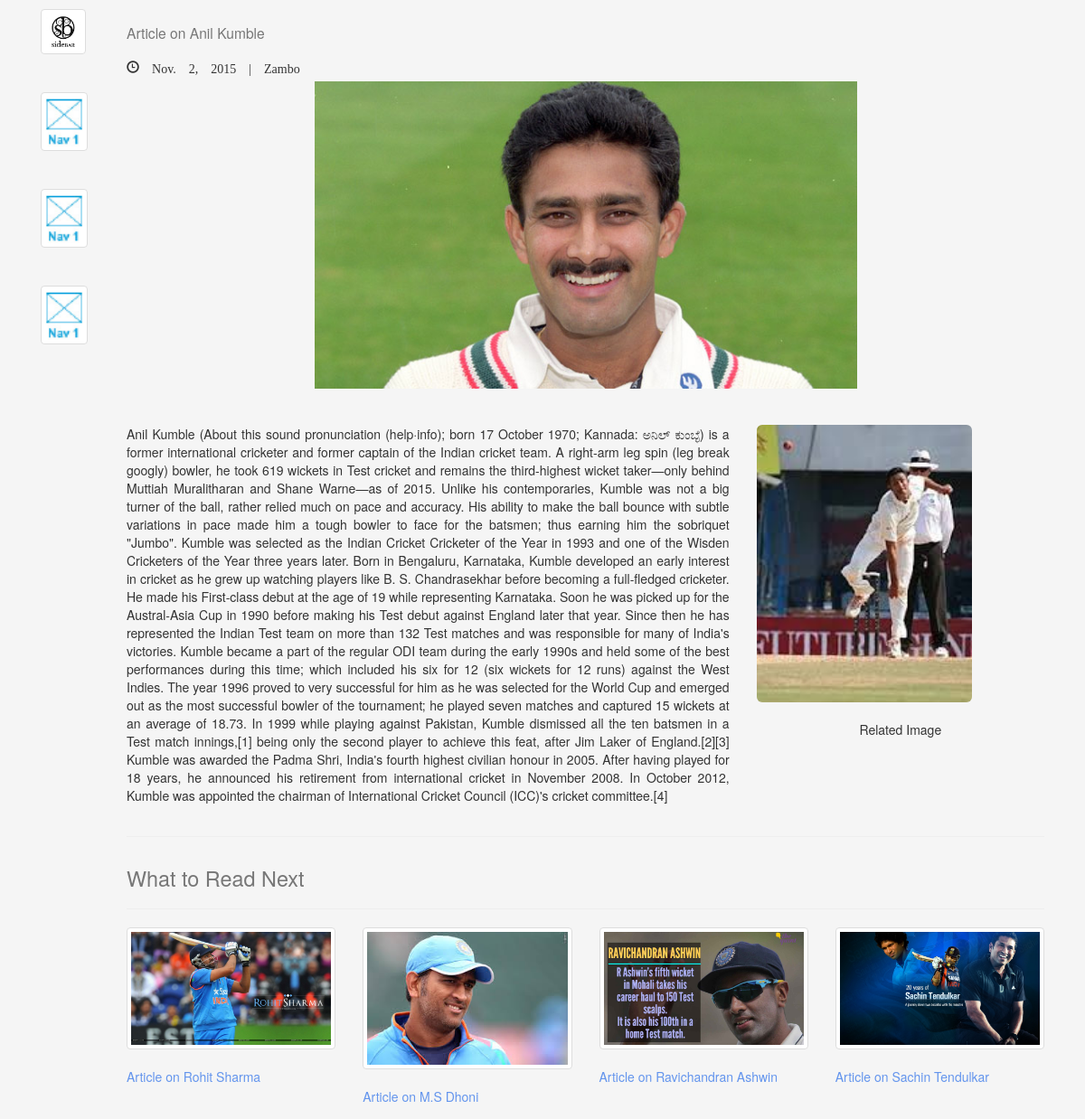
The app's page /www.article.com/16 with its own data.
### demo1/models.py (models this page shows)
class article(models.Model):
    title=models.CharField(max_length="50")
    author=models.CharField(max_length="50")
    public_date=models.DateField()
    catagory=models.CharField(max_length="10")
    image=models.ImageField()
    optional_image=models.ImageField()
    body_text=models.TextField()

### demo1/views.py (the view)
# urls.py: url(r'^(?P<id>\d+)$',views.desc,name='index'),
def desc(request,id):
    startD='1991-01-01'
    endD=Date.today()
    obj1=article.objects.get(pk=id)
    context2={'obj1' : obj1}
    obj2 = article.objects.filter( public_date__range=[startD,endD]).exclude(pk=obj1.id).order_by('?')[:4]
    context2['obj2'] = obj2
    return render(request, 'demo1/disc.html', context2)

### demo1/templates/demo1/disc.html
{% extends "demo1/index.html" %}
{% block content %}
        <h3><small>{{obj1.title}} </small></h3>
        <h5 class="glyphicon glyphicon-time"> {{ obj1.public_date}} | {{obj1.author}}</h5><br/>
        <img src="{{obj1.image.url}}" class="img-responsive center-block" width="600" height="300" style="padding-bottom: 20px""/><br/>
        <div class="row">
            <div class="col-sm-8">
            <p class="text-justify"> {{ obj1.body_text}}</p>
            </div>
            <div class="col-sm-4">
              <img src="{{obj1.optional_image.url}}" height="75% " width="75%" class="img-responsive img-rounded"/><br/>
                <p align="center">  Related Image</p>
            </div>
        </div>
{% endblock %}
 {% block footer%}
    <div class="row">
    {% for foo in obj2 %}
        <div class="col-xs-3">
            <img  class="img-responsive thumbnail "src="{{foo.image.url}}" class="img-responsive"  />
            <a href="./{{foo.id}}" >  <p style="color: cornflowerblue;">{{foo.title}}</p></a>
        </div>
     {% endfor %}
     </div>
{% endblock %}

### demo1/templates/demo1/index.html (style rules this page uses)
body { background-color: whitesmoke; }

### records on screen
article: title "Article on Anil Kumble", public_date "Nov. 2, 2015", author "Zambo", image (picture), body_text "Anil Kumble (About this sound pronunciation (help·info); born 17 October 1970; Kannada: ಅನಿಲ್ ಕುಂಬ್ಳೆ) is a former international cricketer and former captain of the Indian cricket team. A right-arm leg spin (leg break googly) bowler, he took 619 wickets in Test cricket and remains the third-highest wicket taker—only behind Muttiah Muralitharan and Shane Warne—as of 2015. Unlike his contemporaries, Kumble was not a big turner of the ball, rather relied much on pace and accuracy. His ability to make the ball bounce with subtle variations in pace made him a tough bowler to face for the batsmen; thus earning him the sobriquet \"Jumbo\". Kumble was selected as the Indian Cricket Cricketer of the…", optional_image (picture)
article: image (picture), title "Article on Rohit Sharma"
article: image (picture), title "Article on M.S Dhoni"
article: image (picture), title "Article on Ravichandran Ashwin"
article: image (picture), title "Article on Sachin Tendulkar"
